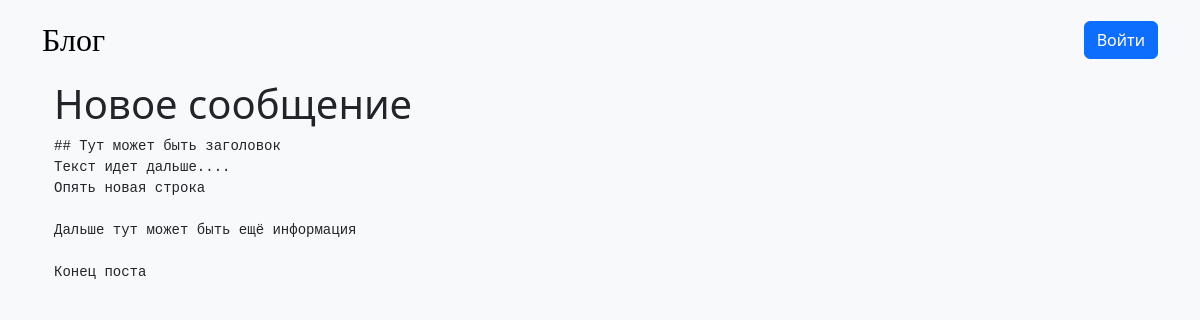
The page /post/14 on the database its author committed.
### tables this page shows
CREATE TABLE posts (
				id INTEGER PRIMARY KEY AUTOINCREMENT,
				title TEXT,
				content TEXT
			);

### routes.py (the view)
		@self.app.route('/post/<int:post_id>')
		def post(post_id):
			return render_template(
				'post.html',
				post = self.dbController.getPostById(int(post_id))[0]
			)

### db/ConnectionHelper.py (called while the page is built)
	def getConnection(self):
		return self.connection

	def close(self):
		self.connection.commit()
		self.connection.close()

	def __del__(self):
		self.close()

### db/DataBaseController.py (called while the page is built)
	def getPostById(self, postID):
		return self.postModel.getPostByID(postID)

### db/PostModel.py (called while the page is built)
	def getPostByID(self, postID):
		connectionHelper = ConnectionHelper()
		connection = connectionHelper.getConnection()
		cursor = connection.cursor()
		cursor.execute("SELECT * FROM posts WHERE id=?", (postID,))
		ret = cursor.fetchall()
		return ret

### templates/post.html
{% extends 'layout.html' %}
{% block content %}
<div class="container">
	<h1>{{ post[1] }}</h1>
	<pre>{{ post[2] }}</pre>
</div>
{% endblock %}

### rows shown on the page
posts: title "Новое сообщение", content "## Тут может быть заголовок Текст идет дальше.... Опять новая строка Дальше тут может быть ещё информация Конец поста"
